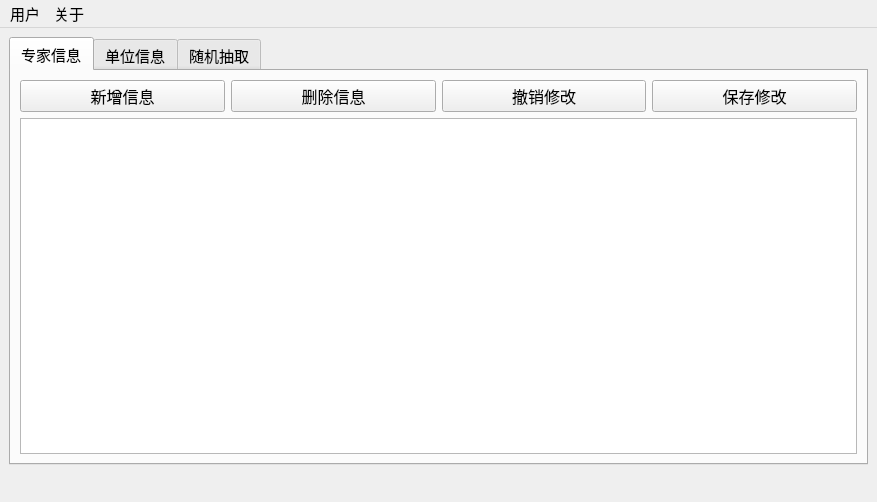
<?xml version="1.0" encoding="UTF-8"?>
<ui version="4.0">
 <class>Window</class>
 <widget class="QMainWindow" name="Window">
  <property name="geometry">
   <rect>
    <x>0</x>
    <y>0</y>
    <width>877</width>
    <height>451</height>
   </rect>
  </property>
  <property name="windowTitle">
   <string>黑龙江省宇堃建设工程咨询有限责任公司-评标专家库</string>
  </property>
  <property name="windowIcon">
   <iconset resource="resource.qrc">
    <normaloff>:/image/image/ico.png</normaloff>:/image/image/ico.png</iconset>
  </property>
  <widget class="QWidget" name="centralwidget">
   <layout class="QGridLayout" name="gridLayout_4">
    <item row="0" column="0">
     <widget class="QTabWidget" name="tabWidget">
      <property name="font">
       <font>
        <family>宋体</family>
        <pointsize>11</pointsize>
       </font>
      </property>
      <property name="currentIndex">
       <number>0</number>
      </property>
      <widget class="QWidget" name="tab_2">
       <attribute name="title">
        <string>专家信息</string>
       </attribute>
       <layout class="QGridLayout" name="gridLayout">
        <item row="0" column="0">
         <layout class="QHBoxLayout" name="horizontalLayout_4">
          <item>
           <widget class="QPushButton" name="add_button">
            <property name="font">
             <font>
              <pointsize>12</pointsize>
              <weight>50</weight>
              <bold>false</bold>
             </font>
            </property>
            <property name="text">
             <string>新增信息</string>
            </property>
           </widget>
          </item>
          <item>
           <widget class="QPushButton" name="delete_button">
            <property name="font">
             <font>
              <pointsize>12</pointsize>
              <weight>50</weight>
              <bold>false</bold>
             </font>
            </property>
            <property name="text">
             <string>删除信息</string>
            </property>
           </widget>
          </item>
          <item>
           <widget class="QPushButton" name="pushButton">
            <property name="font">
             <font>
              <pointsize>12</pointsize>
              <weight>50</weight>
              <bold>false</bold>
             </font>
            </property>
            <property name="toolTip">
             <string>修改如果未被保存，则可以撤销</string>
            </property>
            <property name="text">
             <string>撤销修改</string>
            </property>
           </widget>
          </item>
          <item>
           <widget class="QPushButton" name="save_button">
            <property name="font">
             <font>
              <pointsize>12</pointsize>
              <weight>50</weight>
              <bold>false</bold>
             </font>
            </property>
            <property name="toolTip">
             <string>修改一旦保存，则无法撤销</string>
            </property>
            <property name="text">
             <string>保存修改</string>
            </property>
           </widget>
          </item>
         </layout>
        </item>
        <item row="1" column="0">
         <widget class="QTableView" name="tableView"/>
        </item>
       </layout>
      </widget>
      <widget class="QWidget" name="tab_3">
       <attribute name="title">
        <string>单位信息</string>
       </attribute>
       <layout class="QGridLayout" name="gridLayout_5">
        <item row="0" column="0">
         <layout class="QHBoxLayout" name="horizontalLayout_6">
          <item>
           <widget class="QLabel" name="label_13">
            <property name="text">
             <string>工作单位：</string>
            </property>
           </widget>
          </item>
          <item>
           <widget class="QLineEdit" name="findCompany"/>
          </item>
         </layout>
        </item>
        <item row="1" column="0">
         <widget class="QTableView" name="treeView_3">
          <property name="font">
           <font>
            <family>宋体</family>
            <pointsize>12</pointsize>
           </font>
          </property>
         </widget>
        </item>
       </layout>
      </widget>
      <widget class="QWidget" name="tab">
       <attribute name="title">
        <string>随机抽取</string>
       </attribute>
       <layout class="QGridLayout" name="gridLayout_3">
        <item row="4" column="0">
         <widget class="QGroupBox" name="groupBox">
          <property name="font">
           <font>
            <family>宋体</family>
            <pointsize>11</pointsize>
            <weight>75</weight>
            <bold>true</bold>
           </font>
          </property>
          <property name="title">
           <string>随机抽取结果</string>
          </property>
          <layout class="QGridLayout" name="gridLayout_2">
           <item row="0" column="0">
            <widget class="QTreeView" name="treeView">
             <property name="font">
              <font>
               <family>宋体</family>
               <pointsize>12</pointsize>
              </font>
             </property>
            </widget>
           </item>
           <item row="3" column="0">
            <widget class="QTreeView" name="treeView_2">
             <property name="font">
              <font>
               <family>宋体</family>
               <pointsize>12</pointsize>
              </font>
             </property>
            </widget>
           </item>
           <item row="2" column="0">
            <widget class="QLabel" name="label_7">
             <property name="font">
              <font>
               <family>宋体</family>
              </font>
             </property>
             <property name="text">
              <string>抽取结果</string>
             </property>
            </widget>
           </item>
          </layout>
         </widget>
        </item>
        <item row="0" column="0">
         <layout class="QHBoxLayout" name="horizontalLayout_2">
          <item>
           <widget class="QPushButton" name="begin_button">
            <property name="font">
             <font>
              <pointsize>12</pointsize>
              <weight>50</weight>
              <bold>false</bold>
             </font>
            </property>
            <property name="text">
             <string>开始抽取</string>
            </property>
           </widget>
          </item>
          <item>
           <widget class="QPushButton" name="continue_button">
            <property name="font">
             <font>
              <pointsize>12</pointsize>
              <weight>50</weight>
              <bold>false</bold>
             </font>
            </property>
            <property name="text">
             <string>继续抽取</string>
            </property>
           </widget>
          </item>
          <item>
           <widget class="QPushButton" name="save_button_2">
            <property name="font">
             <font>
              <pointsize>12</pointsize>
              <weight>50</weight>
              <bold>false</bold>
             </font>
            </property>
            <property name="text">
             <string>保存结果</string>
            </property>
           </widget>
          </item>
          <item>
           <widget class="QPushButton" name="print_button">
            <property name="font">
             <font>
              <pointsize>12</pointsize>
              <weight>50</weight>
              <bold>false</bold>
             </font>
            </property>
            <property name="text">
             <string>打印结果</string>
            </property>
           </widget>
          </item>
         </layout>
        </item>
        <item row="1" column="0">
         <layout class="QHBoxLayout" name="horizontalLayout" stretch="0,2,0,2,0,1">
          <item>
           <widget class="QLabel" name="label_4">
            <property name="font">
             <font>
              <family>宋体</family>
              <pointsize>11</pointsize>
             </font>
            </property>
            <property name="text">
             <string>工程编号：</string>
            </property>
            <property name="alignment">
             <set>Qt::AlignRight|Qt::AlignTrailing|Qt::AlignVCenter</set>
            </property>
           </widget>
          </item>
          <item>
           <widget class="QLineEdit" name="ProjectNo">
            <property name="font">
             <font>
              <family>宋体</family>
              <pointsize>11</pointsize>
             </font>
            </property>
           </widget>
          </item>
          <item>
           <widget class="QLabel" name="label_5">
            <property name="font">
             <font>
              <family>宋体</family>
              <pointsize>11</pointsize>
             </font>
            </property>
            <property name="text">
             <string>工程名称：</string>
            </property>
            <property name="alignment">
             <set>Qt::AlignRight|Qt::AlignTrailing|Qt::AlignVCenter</set>
            </property>
           </widget>
          </item>
          <item>
           <widget class="QLineEdit" name="ProjectName">
            <property name="font">
             <font>
              <family>宋体</family>
              <pointsize>11</pointsize>
             </font>
            </property>
           </widget>
          </item>
          <item>
           <widget class="QLabel" name="label_8">
            <property name="font">
             <font>
              <family>宋体</family>
              <pointsize>11</pointsize>
             </font>
            </property>
            <property name="text">
             <string>招标形式：</string>
            </property>
           </widget>
          </item>
          <item>
           <widget class="QComboBox" name="ProjectForm_comboBox_4">
            <property name="font">
             <font>
              <family>宋体</family>
              <pointsize>11</pointsize>
             </font>
            </property>
            <item>
             <property name="text">
              <string>公开</string>
             </property>
            </item>
            <item>
             <property name="text">
              <string>邀请</string>
             </property>
            </item>
           </widget>
          </item>
         </layout>
        </item>
        <item row="2" column="0">
         <layout class="QHBoxLayout" name="horizontalLayout_5" stretch="0,1,0,0,2">
          <item>
           <widget class="QLabel" name="label_9">
            <property name="text">
             <string>评标时间</string>
            </property>
            <property name="alignment">
             <set>Qt::AlignRight|Qt::AlignTrailing|Qt::AlignVCenter</set>
            </property>
           </widget>
          </item>
          <item>
           <widget class="QDateEdit" name="dateEdit"/>
          </item>
          <item>
           <widget class="QTimeEdit" name="timeEdit"/>
          </item>
          <item>
           <widget class="QLabel" name="label_10">
            <property name="text">
             <string>评标地点</string>
            </property>
           </widget>
          </item>
          <item>
           <widget class="QLineEdit" name="lineEdit"/>
          </item>
         </layout>
        </item>
        <item row="3" column="0">
         <layout class="QHBoxLayout" name="horizontalLayout_3" stretch="0,2,0,2,0,0">
          <item>
           <widget class="QLabel" name="label_2">
            <property name="font">
             <font>
              <family>宋体</family>
              <pointsize>11</pointsize>
             </font>
            </property>
            <property name="text">
             <string>职称：</string>
            </property>
            <property name="alignment">
             <set>Qt::AlignRight|Qt::AlignTrailing|Qt::AlignVCenter</set>
            </property>
           </widget>
          </item>
          <item>
           <widget class="QComboBox" name="comboBox_2">
            <property name="font">
             <font>
              <family>宋体</family>
              <pointsize>11</pointsize>
             </font>
            </property>
            <item>
             <property name="text">
              <string>不限</string>
             </property>
            </item>
           </widget>
          </item>
          <item>
           <widget class="QLabel" name="label_3">
            <property name="font">
             <font>
              <family>宋体</family>
              <pointsize>11</pointsize>
             </font>
            </property>
            <property name="text">
             <string>专业：</string>
            </property>
            <property name="alignment">
             <set>Qt::AlignRight|Qt::AlignTrailing|Qt::AlignVCenter</set>
            </property>
           </widget>
          </item>
          <item>
           <widget class="QComboBox" name="comboBox_3">
            <property name="font">
             <font>
              <family>宋体</family>
              <pointsize>11</pointsize>
             </font>
            </property>
           </widget>
          </item>
          <item>
           <widget class="QLabel" name="label_6">
            <property name="font">
             <font>
              <family>宋体</family>
              <pointsize>11</pointsize>
             </font>
            </property>
            <property name="text">
             <string>所需人数：</string>
            </property>
            <property name="alignment">
             <set>Qt::AlignRight|Qt::AlignTrailing|Qt::AlignVCenter</set>
            </property>
           </widget>
          </item>
          <item>
           <widget class="QSpinBox" name="spinBox">
            <property name="font">
             <font>
              <family>宋体</family>
              <pointsize>11</pointsize>
             </font>
            </property>
            <property name="minimum">
             <number>1</number>
            </property>
           </widget>
          </item>
         </layout>
        </item>
       </layout>
      </widget>
     </widget>
    </item>
    <item row="1" column="0">
     <widget class="QLabel" name="label">
      <property name="font">
       <font>
        <family>宋体</family>
        <pointsize>12</pointsize>
       </font>
      </property>
      <property name="text">
       <string/>
      </property>
     </widget>
    </item>
   </layout>
  </widget>
  <widget class="QMenuBar" name="menubar">
   <property name="geometry">
    <rect>
     <x>0</x>
     <y>0</y>
     <width>877</width>
     <height>21</height>
    </rect>
   </property>
   <property name="font">
    <font>
     <family>宋体</family>
     <pointsize>11</pointsize>
    </font>
   </property>
   <widget class="QMenu" name="menu">
    <property name="title">
     <string>用户</string>
    </property>
    <addaction name="changepassword"/>
    <addaction name="exit"/>
   </widget>
   <widget class="QMenu" name="menu_2">
    <property name="font">
     <font>
      <pointsize>11</pointsize>
     </font>
    </property>
    <property name="title">
     <string>关于</string>
    </property>
    <addaction name="action"/>
   </widget>
   <addaction name="menu"/>
   <addaction name="menu_2"/>
  </widget>
  <action name="changepassword">
   <property name="text">
    <string>修改密码</string>
   </property>
   <property name="font">
    <font>
     <family>Agency FB</family>
     <pointsize>11</pointsize>
    </font>
   </property>
  </action>
  <action name="exit">
   <property name="text">
    <string>退出</string>
   </property>
   <property name="font">
    <font>
     <family>Agency FB</family>
     <pointsize>11</pointsize>
    </font>
   </property>
  </action>
  <action name="action">
   <property name="text">
    <string>关于</string>
   </property>
  </action>
 </widget>
 <resources>
  <include location="resource.qrc"/>
 </resources>
 <connections/>
</ui>
